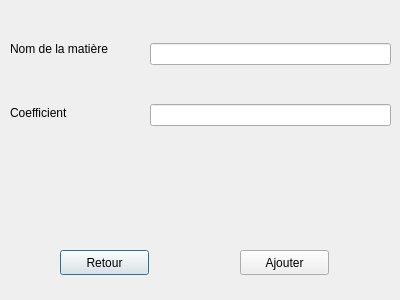
<?xml version="1.0" encoding="UTF-8"?>
<ui version="4.0">
 <class>AjouterMatiere</class>
 <widget class="QDialog" name="AjouterMatiere">
  <property name="geometry">
   <rect>
    <x>0</x>
    <y>0</y>
    <width>400</width>
    <height>300</height>
   </rect>
  </property>
  <property name="windowTitle">
   <string>Ajouter une matière</string>
  </property>
  <widget class="QPushButton" name="cancel">
   <property name="geometry">
    <rect>
     <x>60</x>
     <y>250</y>
     <width>89</width>
     <height>25</height>
    </rect>
   </property>
   <property name="text">
    <string>Retour</string>
   </property>
  </widget>
  <widget class="QPushButton" name="ajouterMatiere">
   <property name="geometry">
    <rect>
     <x>240</x>
     <y>250</y>
     <width>89</width>
     <height>25</height>
    </rect>
   </property>
   <property name="text">
    <string>Ajouter</string>
   </property>
  </widget>
  <widget class="QWidget" name="verticalLayoutWidget">
   <property name="geometry">
    <rect>
     <x>10</x>
     <y>20</y>
     <width>131</width>
     <height>121</height>
    </rect>
   </property>
   <layout class="QVBoxLayout" name="verticalLayout">
    <item>
     <widget class="QLabel" name="label_2">
      <property name="text">
       <string>Nom de la matière</string>
      </property>
     </widget>
    </item>
    <item>
     <widget class="QLabel" name="label">
      <property name="text">
       <string>Coefficient</string>
      </property>
     </widget>
    </item>
   </layout>
  </widget>
  <widget class="QWidget" name="verticalLayoutWidget_2">
   <property name="geometry">
    <rect>
     <x>150</x>
     <y>10</y>
     <width>241</width>
     <height>151</height>
    </rect>
   </property>
   <layout class="QVBoxLayout" name="verticalLayout_2">
    <item>
     <widget class="QLineEdit" name="nomMatiere"/>
    </item>
    <item>
     <widget class="QLineEdit" name="coefficient"/>
    </item>
   </layout>
  </widget>
 </widget>
 <resources/>
 <connections/>
</ui>
